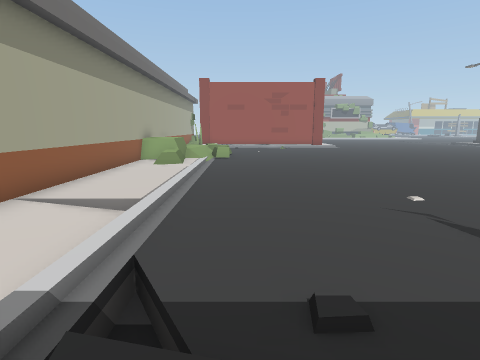
View 1 (above)

19 first-person views from a walk through a Unity game level. The camera is 1.5 m above the floor, tilts 10° down and sees 80° across. The floor is counted in squares, 1 m on a side. Each view is taken from the middle of a square. On the plan, view 1 faces up. The plan holds only what a view shows up to about 14 squares ahead; the rest is blank. The place goes on beyond the plan. The player character is not drawn.

View 2
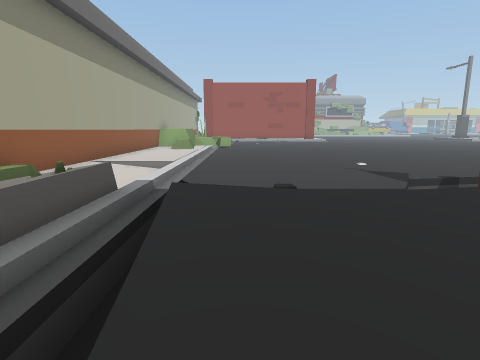

View 3
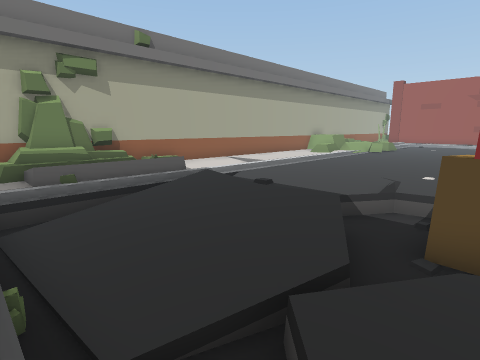

View 4
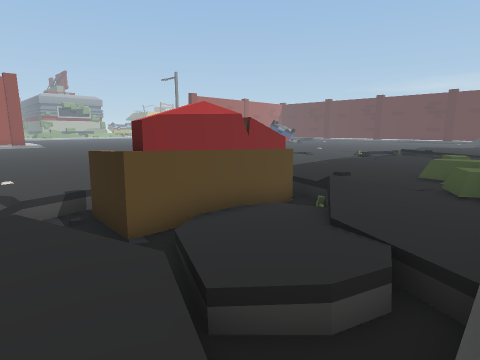

View 5
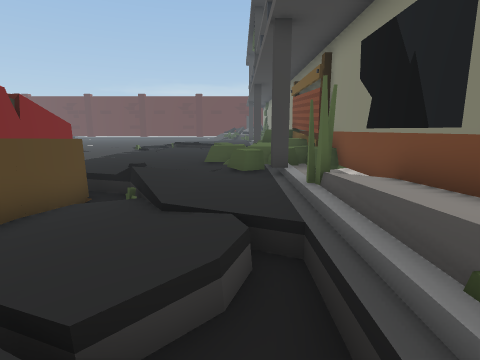

View 6
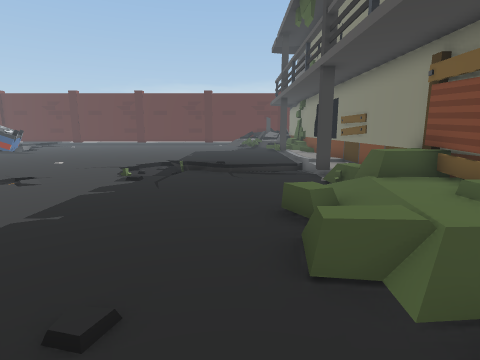

View 7
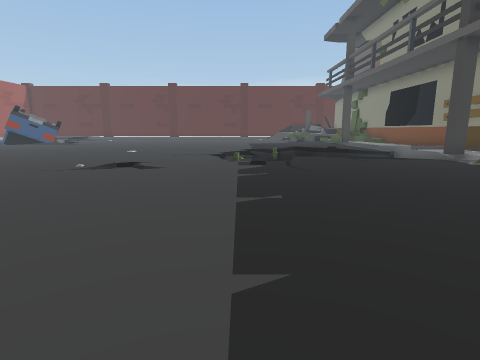

View 8
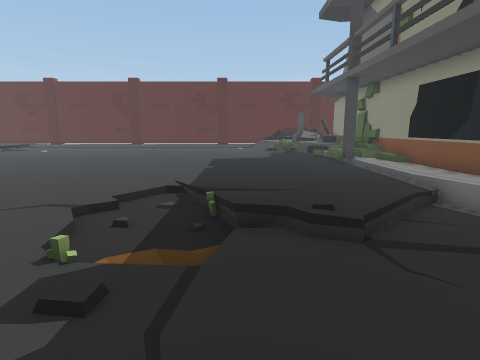

View 9
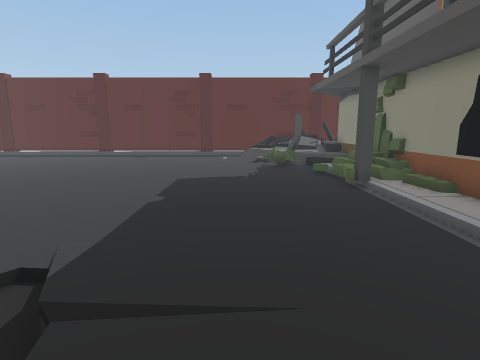

View 10
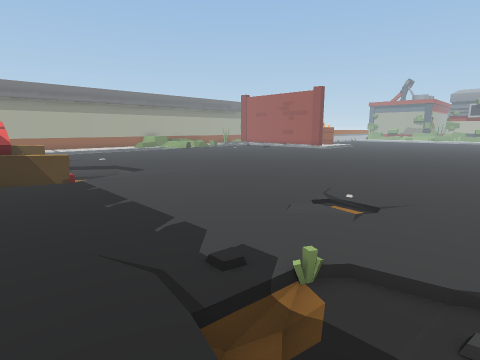

View 11
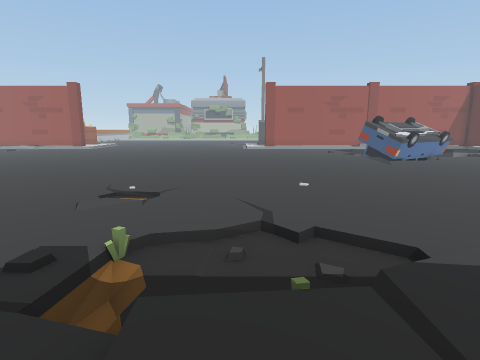

View 12
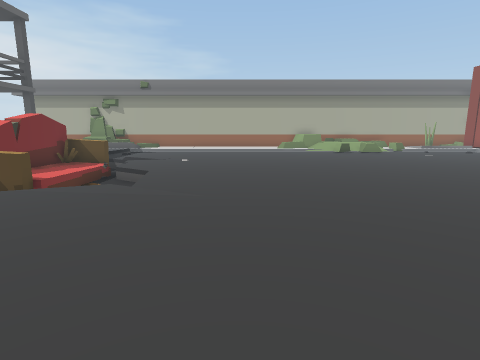

View 13
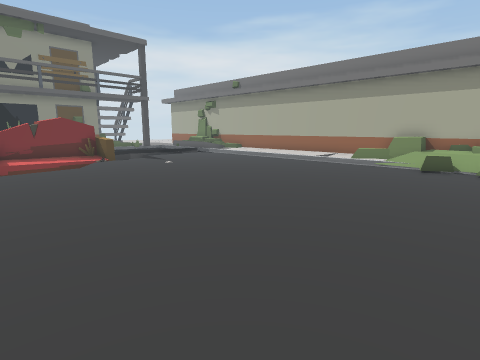

View 14
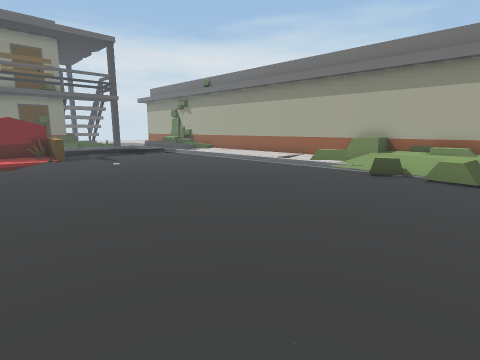

View 15
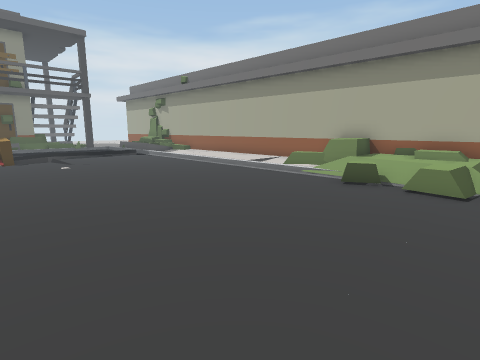

View 16
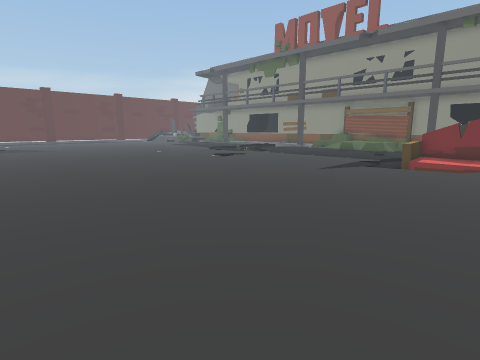

View 17
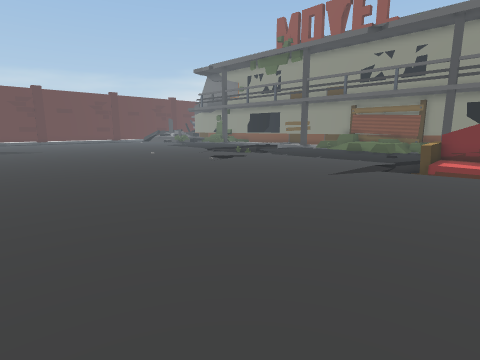

View 18
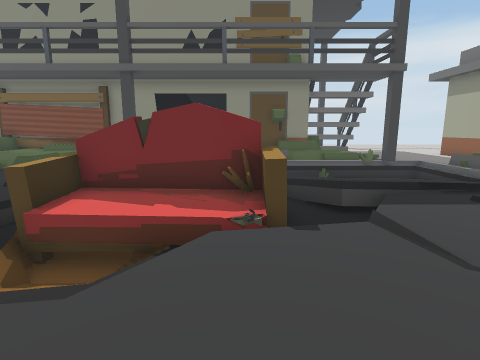

View 19
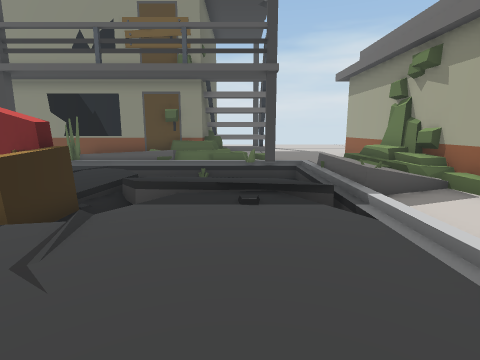

### Floor plan
Key: @ floor where view 1 was taken; # wall or solid block; x gap in a wall; . main floor; : floor 0.25 m higher than the main floor; - floor 0.25 m lower than the main floor; + floor 0.5 m higher than the main floor; _ floor 0.5 m lower than the main floor; * floor 0.75 m higher than the main floor; % floor 1 m higher than the main floor; / step, stairs or slope; = window, fence, low wall or low ledge; ^ raised ledge; S sofa; O other object.
Columns run from 5 left of view 1 to 35 right of it. Each row starts with its distance up from view 1.
 19      ........ .
 18 #/+//..............
 17 #*+//......................
 16 #++/^........................
 15 #+=//.........................
 14 #^^/...........................
 13 #=+:...................................
 12 #.:....................................
 11 #.//.....................................
 10 #:::.....................................
  9 #:::.....................................
  8 #:::.....................................
  7 #:::....................//...............
  6 #:::.........////.......//...............
  5 #../......../// /........................
  4 #../.... ..//////..........//............
  3 #..//..../SS../S/........=-//-...........
  2 #/./_././_SS   S/........----/...........
  1 #///=:////SS#SSS//........=/:............
  0 #////@/../_---//........../::............
 -1 ##+////////---#.........../:.............
 -2 ##/////////./.....==^/...../............=
 -3 ##///_////_//...^=#==//....-/............
 -4 # ::/#//////////#=/++/^==///////////.+//
 -5 # :::/##=# OOx  .^/*++^ # ::/:::::://+%/
 -6 #::::/ =###############################

Where each view was taken, in squares from view 1:
view 1: 0 up, 0 right, facing up
view 2: 3 down, 0 right, facing up
view 3: 4 down, 6 right, facing up-left
view 4: 4 down, 3 right, facing up-right
view 5: 3 down, 3 right, facing right
view 6: 1 down, 10 right, facing right
view 7: 3 up, 11 right, facing right
view 8: 1 up, 17 right, facing right
view 9: 0 up, 21 right, facing right
view 10: 0 up, 22 right, facing up-left
view 11: 1 down, 22 right, facing up
view 12: 9 up, 18 right, facing left
view 13: 18 up, 11 right, facing down-left
view 14: 19 up, 9 right, facing down-left
view 15: 19 up, 7 right, facing down-left
view 16: 18 up, 6 right, facing down-right
view 17: 17 up, 7 right, facing down-right
view 18: 8 up, 6 right, facing down
view 19: 8 up, 1 right, facing down
